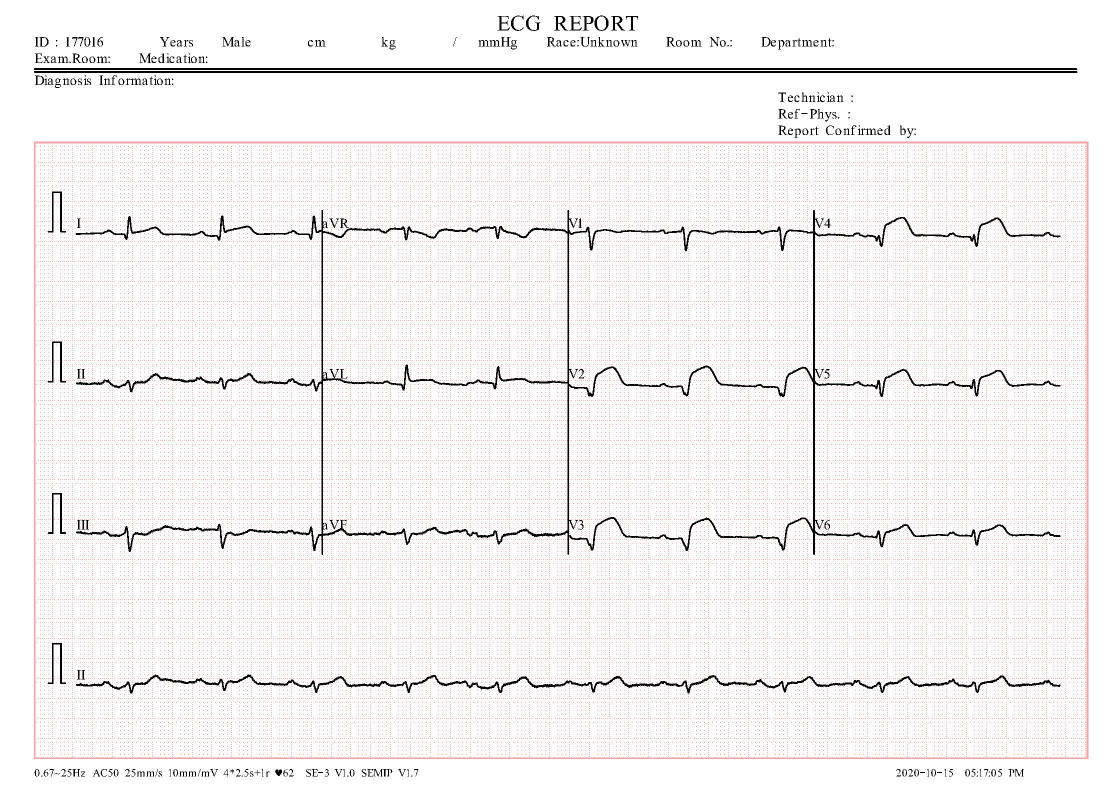
#> input picture ecg/ECG Images of Myocardial Infarction Patients (240x12=2880)/MI(10).jpg, 2213 x 1572 px (shown at 1/2 size); its folder holds only this picture in this run
$ python -i ecg_processor.py   (imports and definitions only)
#> lines starting #> are read from the running program, lines starting #| are printed output that depends on the picture
"""
ECG Image Processor
Handles ECG image preprocessing, quality assessment, and feature extraction
"""

import cv2
import numpy as np
import pandas as pd
from PIL import Image, ImageEnhance
import matplotlib.pyplot as plt
from skimage import filters, morphology, measure
from scipy import signal, ndimage
from typing import Dict, List, Any, Tuple, Optional
import logging
import os
from pathlib import Path

logger = logging.getLogger(__name__)


class ECGImageProcessor:
    """
    Comprehensive ECG image preprocessing and analysis
    """

    def __init__(self, target_size: Tuple[int, int] = (512, 512)):
        """Initialize ECG processor with target image dimensions"""
        self.target_size = target_size
        self.supported_formats = {'.jpg', '.jpeg', '.png', '.bmp', '.tiff'}

        # ECG signal characteristics
        self.ecg_frequency_range = (0.5, 150)  # Hz
        self.grid_line_threshold = 0.8
        self.noise_threshold = 0.1

        # Cardiac rhythm patterns (for validation)
        self.normal_hr_range = (60, 100)  # bpm
        self.qrs_width_range = (0.06, 0.12)  # seconds

    # [71 lines left out: function validate_ecg_image, not called in this run]

    def preprocess_ecg_image(self, image_path: str,
                           remove_grid: bool = True,
                           enhance_contrast: bool = True,
                           denoise: bool = True) -> np.ndarray:
        """
        Comprehensive ECG image preprocessing
        """
#> called with remove_grid = True, enhance_contrast = True, denoise = True
        try:
            # Load image
            image = cv2.imread(image_path)
#> image is the input picture: shape (1572, 2213, 3); mean B, G, R 241.5, 241.8, 244.1
            if image is None:
                raise ValueError(f"Cannot load image: {image_path}")

            # Convert to grayscale
            if len(image.shape) == 3:
                gray = cv2.cvtColor(image, cv2.COLOR_BGR2GRAY)
            else:
                gray = image.copy()

            # Step 1: Remove grid lines if requested
            if remove_grid:
                gray = self._remove_grid_lines(gray)

            # Step 2: Enhance contrast
            if enhance_contrast:
                gray = self._enhance_contrast(gray)

            # Step 3: Denoise
            if denoise:
                gray = self._denoise_image(gray)

            # Step 4: Normalize intensity
            gray = self._normalize_intensity(gray)

            # Step 5: Resize to target size
            processed = cv2.resize(gray, self.target_size, interpolation=cv2.INTER_LANCZOS4)

            return processed

        except Exception as e:
            logger.error(f"ECG preprocessing failed for {image_path}: {e}")
            raise

    # [173 lines left out: functions extract_ecg_features, batch_process_ecg_images, _detect_ecg_grid, _assess_signal_quality, not called in this run]

    def _remove_grid_lines(self, image: np.ndarray) -> np.ndarray:
        """Remove ECG grid lines while preserving waveforms"""
        # Detect and remove horizontal grid lines
        horizontal_kernel = cv2.getStructuringElement(cv2.MORPH_RECT, (20, 1))
        horizontal_mask = cv2.morphologyEx(image, cv2.MORPH_OPEN, horizontal_kernel)

        # Detect and remove vertical grid lines
        vertical_kernel = cv2.getStructuringElement(cv2.MORPH_RECT, (1, 20))
        vertical_mask = cv2.morphologyEx(image, cv2.MORPH_OPEN, vertical_kernel)
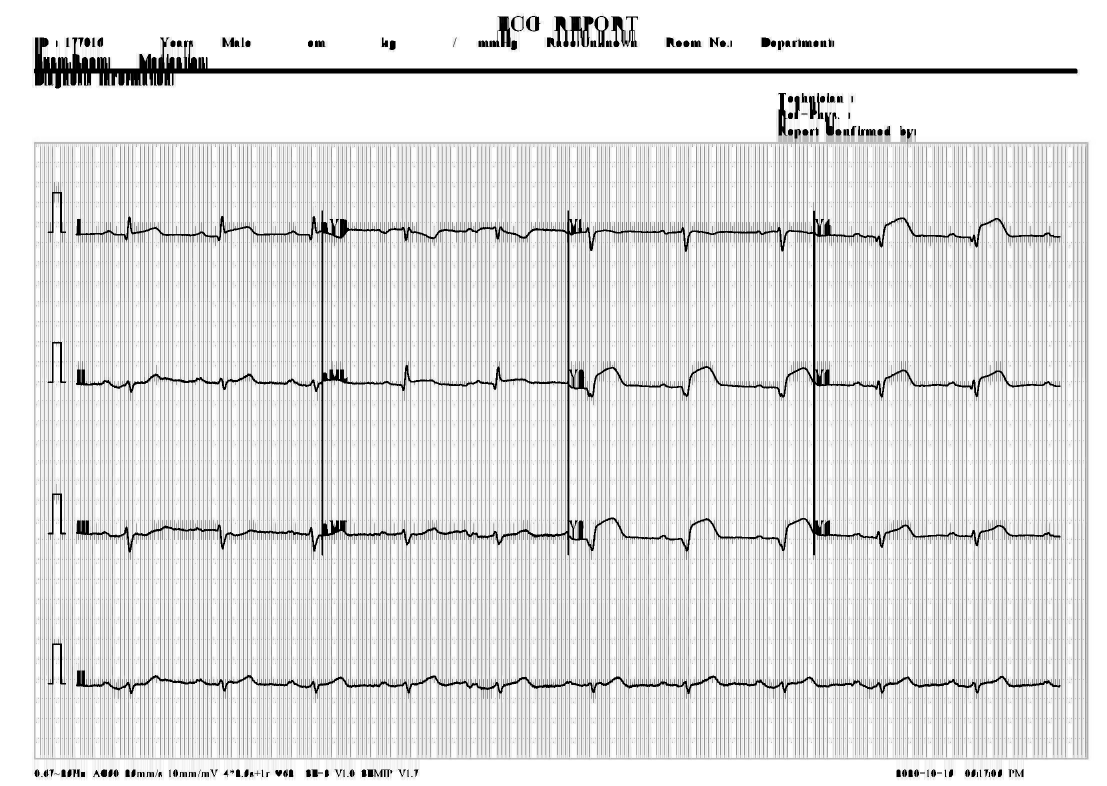
#> vertical_mask: shape (1572, 2213) (shown at 1/2 size); min 0, max 255, mean 223.3

        # Combine masks
        grid_mask = cv2.bitwise_or(horizontal_mask, vertical_mask)

        # Remove grid while preserving strong signals
        result = image.copy()
        grid_pixels = grid_mask > 0
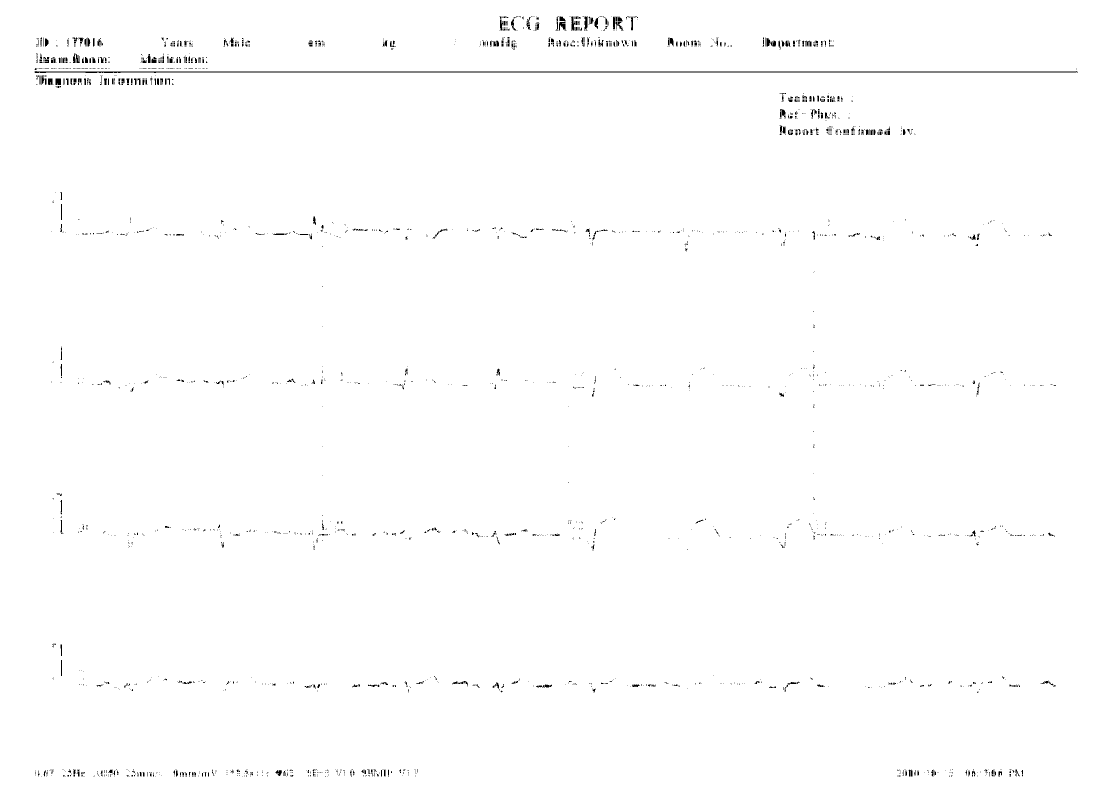
#> grid_pixels: shape (1572, 2213) bool (shown at 1/2 size); 99.3% white; black in thin lines or dots
        result[grid_pixels] = cv2.inpaint(image, (grid_mask > 0).astype(np.uint8), 3, cv2.INPAINT_TELEA)[grid_pixels]
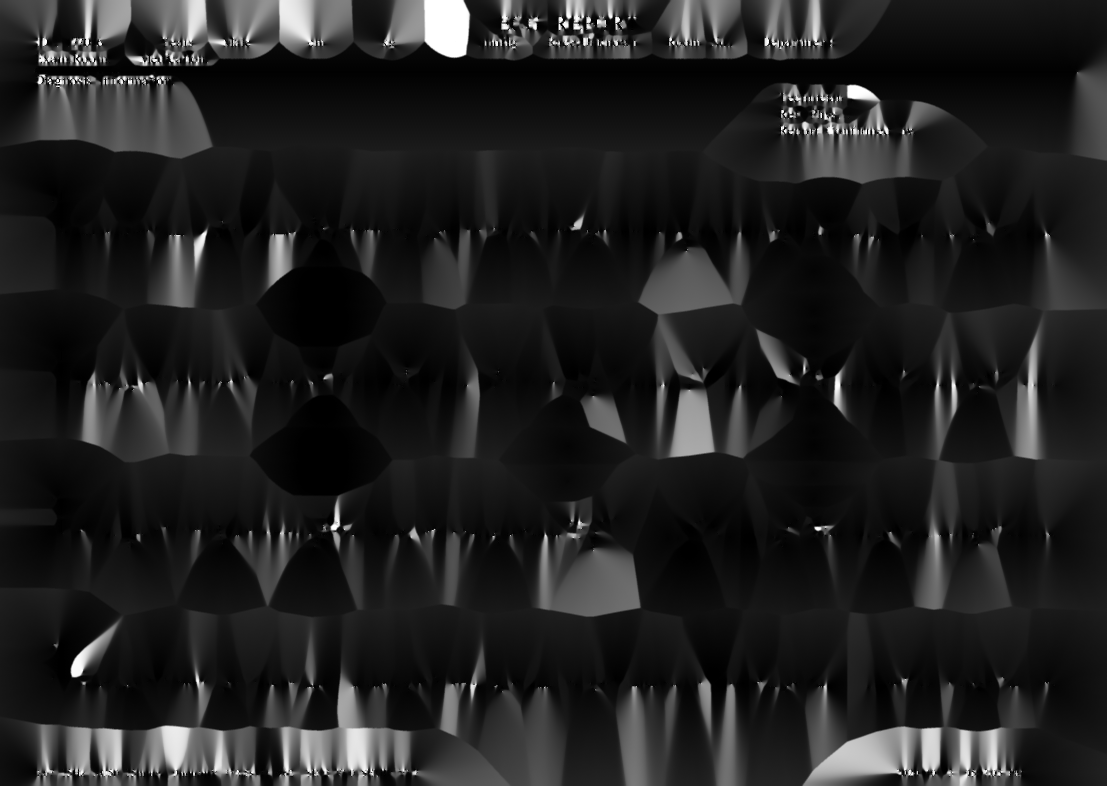
#> result: shape (1572, 2213) (shown at 1/2 size); min 0, max 255, mean 32.8

        return result

    def _enhance_contrast(self, image: np.ndarray) -> np.ndarray:
        """Enhance ECG image contrast"""
        # Apply CLAHE (Contrast Limited Adaptive Histogram Equalization)
        clahe = cv2.createCLAHE(clipLimit=2.0, tileGridSize=(8, 8))
        enhanced = clahe.apply(image)
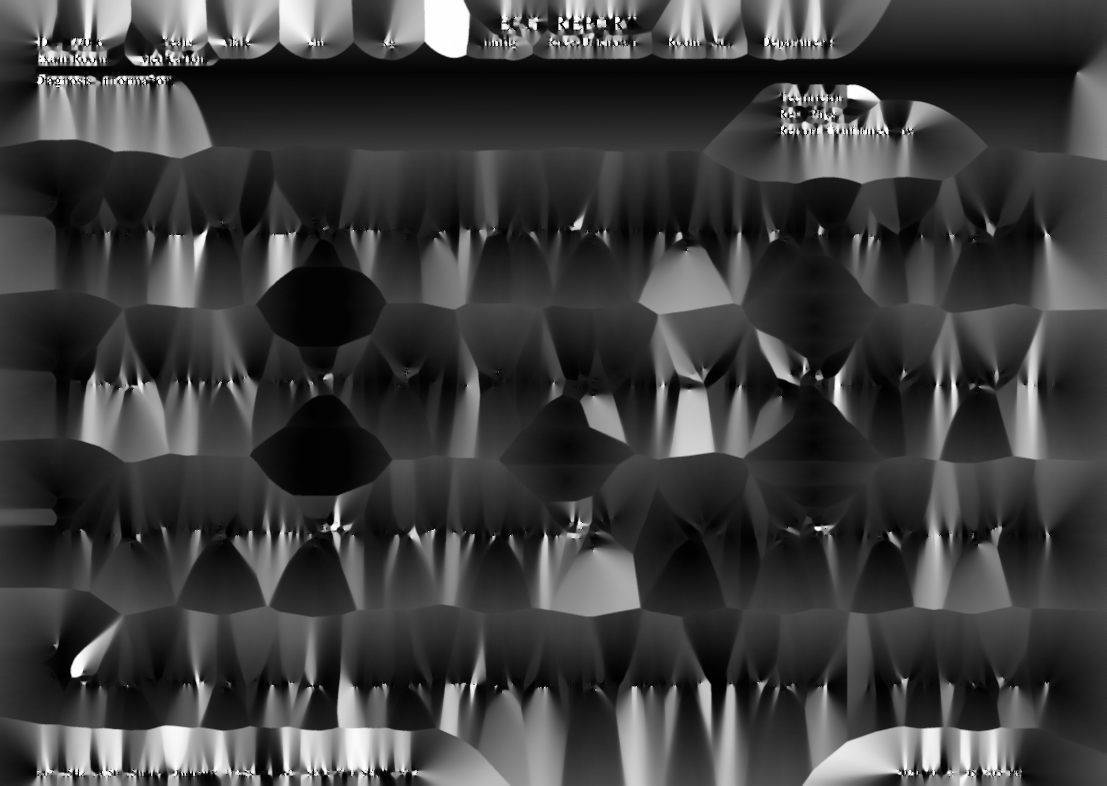
#> enhanced: shape (1572, 2213) (shown at 1/2 size); min 0, max 255, mean 61.3

        # Additional gamma correction
        gamma = 1.2
        lookup_table = np.array([((i / 255.0) ** gamma) * 255 for i in np.arange(0, 256)]).astype(np.uint8)
        enhanced = cv2.LUT(enhanced, lookup_table)

        return enhanced

    def _denoise_image(self, image: np.ndarray) -> np.ndarray:
        """Remove noise while preserving ECG waveform details"""
        # Use bilateral filter to preserve edges
        denoised = cv2.bilateralFilter(image, 9, 75, 75)

        # Apply gentle Gaussian blur for additional smoothing
        denoised = cv2.GaussianBlur(denoised, (3, 3), 0)

        return denoised

    def _normalize_intensity(self, image: np.ndarray) -> np.ndarray:
        """Normalize image intensity to standard range"""
        # Normalize to 0-255 range
        normalized = cv2.normalize(image, None, 0, 255, cv2.NORM_MINMAX)

        return normalized.astype(np.uint8)

    # [62 lines left out: functions _estimate_dominant_frequency, _extract_morphological_features, visualize_processing_steps, not called in this run]

>>> result = ECGImageProcessor().preprocess_ecg_image('../../ecg/ECG Images of Myocardial Infarction Patients (240x12=2880)/MI(10).jpg')
#> in preprocess_ecg_image, `processed = cv2.resize(gray, self.target_size, interpolation=cv2.INTER..`:
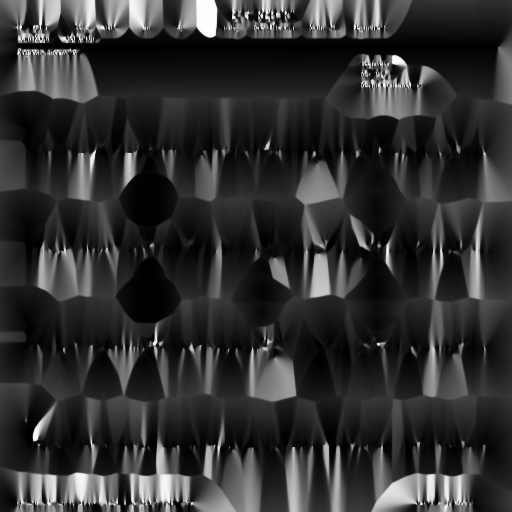
#> processed: shape (512, 512); min 0, max 255, mean 48.9

$ run again, on ecg/ECG Images of Myocardial Infarction Patients (240x12=2880)/MI(102).jpg
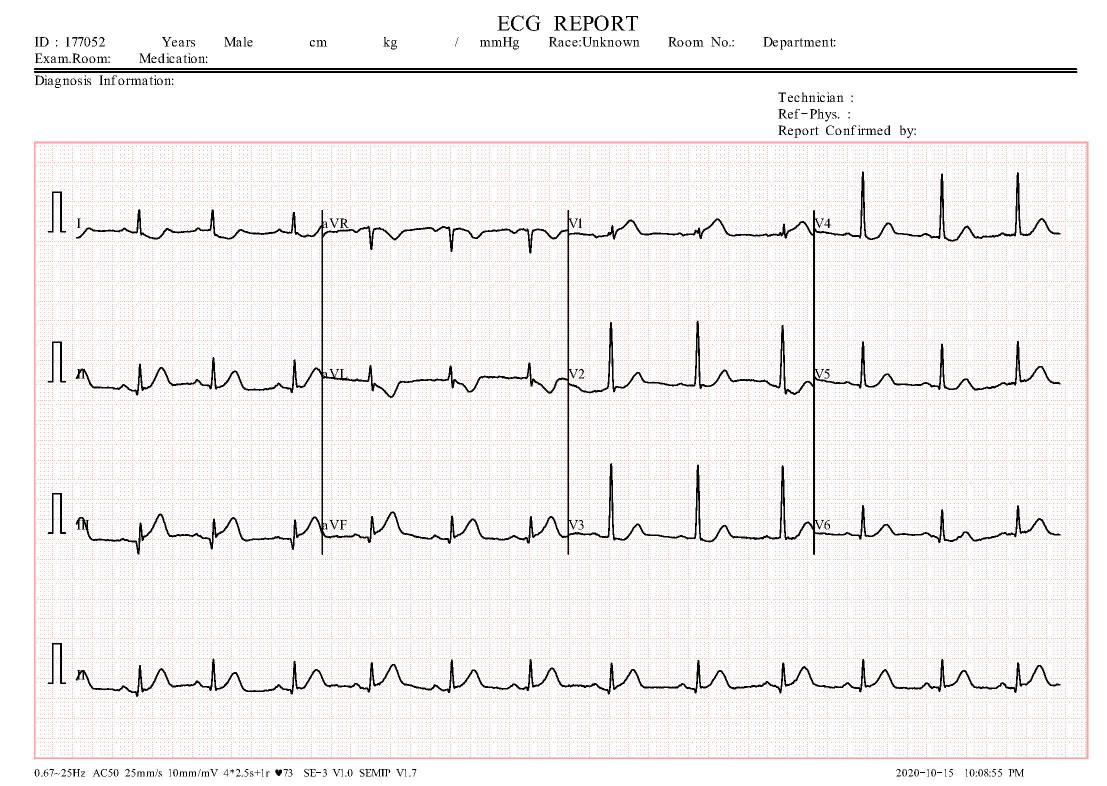
#> input picture ecg/ECG Images of Myocardial Infarction Patients (240x12=2880)/MI(102).jpg, 2213 x 1572 px (shown at 1/2 size)
#> in preprocess_ecg_image, image is the input picture: shape (1572, 2213, 3); mean B, G, R 240.5, 240.8, 243.1
#> in _remove_grid_lines, `grid_pixels = grid_mask > 0`:
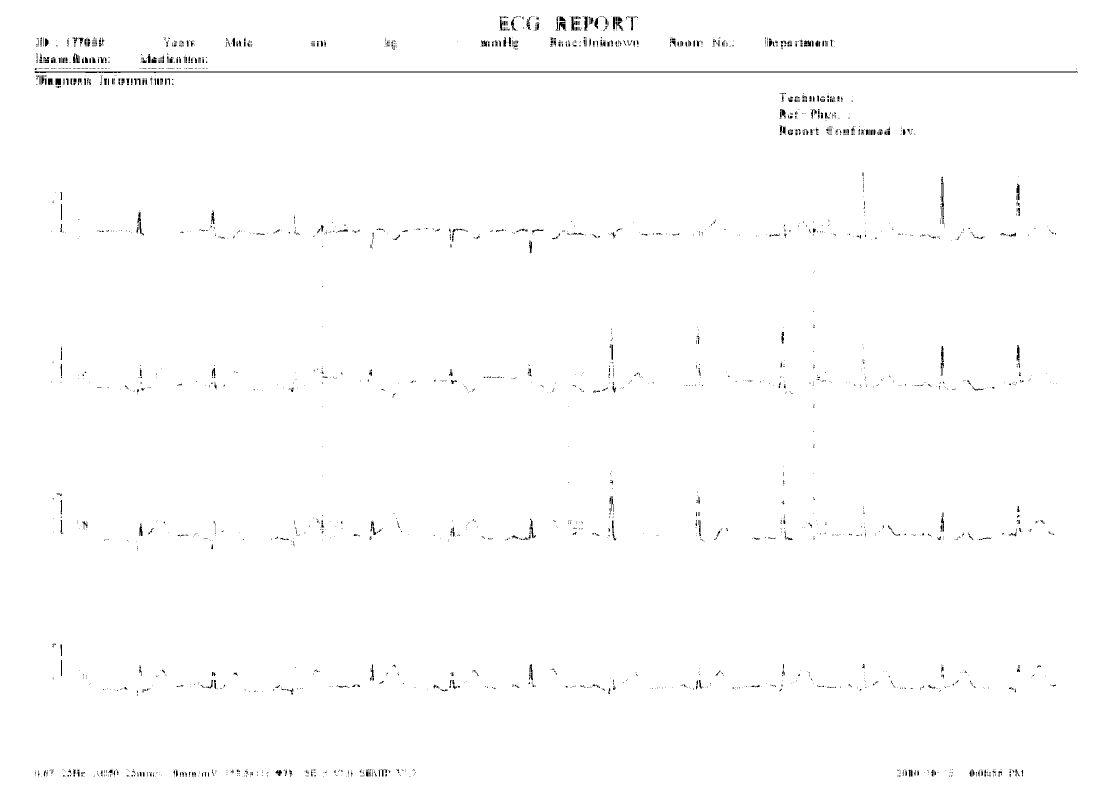
#> grid_pixels: shape (1572, 2213) bool (shown at 1/2 size); 99.2% white; black in thin lines or dots
#> in preprocess_ecg_image, `processed = cv2.resize(gray, self.target_size, interpolation=cv2.INTER..`:
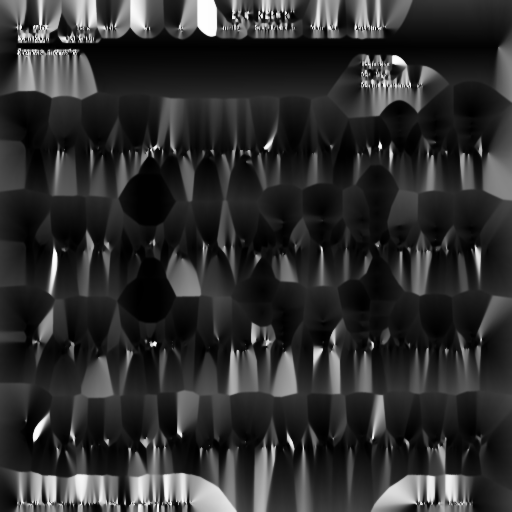
#> processed: shape (512, 512); min 0, max 255, mean 45.7
